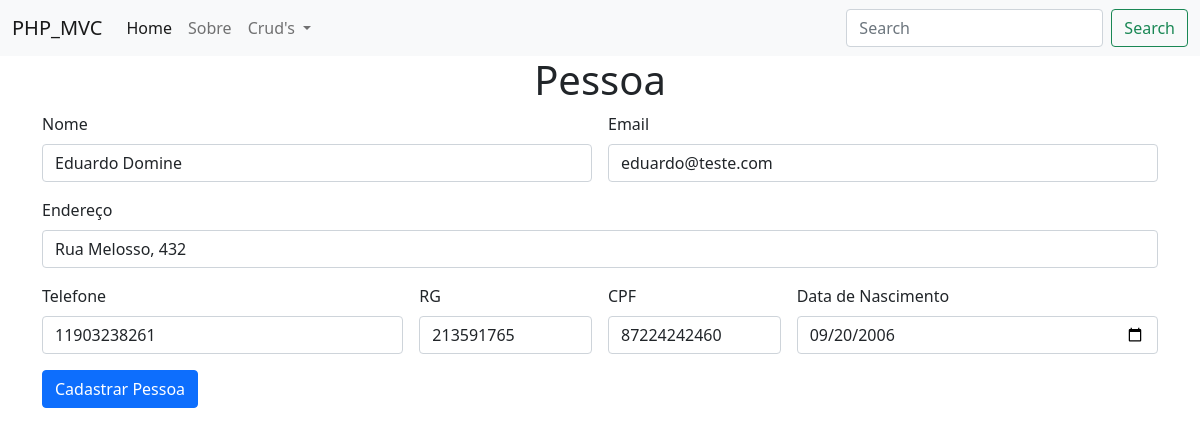
Screenshot of /pessoa/form?id=5 with the database file from the repository.
### tables this page shows
CREATE TABLE `pessoa` (
  `id` int NOT NULL AUTO_INCREMENT,
  `nome` varchar(150) NOT NULL,
  `email` varchar(150) NOT NULL,
  `endereco` varchar(150) NOT NULL,
  `telefone` varchar(20) NOT NULL,
  `cpf` char(11) NOT NULL,
  `rg` varchar(20) NOT NULL,
  `data_nascimento` date NOT NULL,
  PRIMARY KEY (`id`)
);

### Controller/PessoaController.php (called while the page is built, shortened)
<?php
    class PessoaController extends Controller {
        public static function form() {
            $model = new PessoaModel();
            if(isset($_GET['id'])) $model = $model->getById( (int) $_GET['id'] );
            include "./View/modules/Pessoa/form.php";
        }
    }

### index.php (called while the page is built, shortened)
<?php
    include "./rotas.php";

### DAO/MySQL.php (called while the page is built)
<?php
    class MySQL extends PDO {
        private $dsn = "mysql:host=localhost:3307;dbname=php_mvc";
        private $user = "root";
        private $pass = "bibi2835201819";
        public function __construct() {
            try {
                return parent::__construct(
                    $this->dsn,
                    $this->user,
                    $this->pass,
                    array(PDO::MYSQL_ATTR_INIT_COMMAND =>  "SET NAMES 'UTF8'")
                );
            } catch (Exception $err) {
                echo "[X] - Ocorreu um erro ao tentar se conectar ao banco de dados:<br><br>";
                echo $err;
            }
        }
    }

### Model/PessoaModel.php (called while the page is built, shortened)
<?php
    class PessoaModel {
        public function getById(int $id) {
            $dao = new PessoaDAO();
            $obj = $dao->getById($id);
            return ($obj) ? $obj : new PessoaModel();
        }
    }

### DAO/PessoaDAO.php (called while the page is built, shortened)
<?php
    class PessoaDAO {
        public $conexao;
        public function __construct()
        {
            include_once 'MySQL.php';
            $this->conexao = new MySQL();
        }
        function getById(int $id) {
            $sql = "SELECT * FROM Pessoa WHERE id = ?";
            $stmt = $this->conexao->prepare($sql);
            $stmt->bindValue(1, $id);
            $stmt->execute();
            return $stmt->fetchObject("PessoaModel");
        }
    }

### View/modules/Pessoa/form.php (the view, shortened to what this page needs)
<!DOCTYPE html>
<html lang="pt-br">
    <head>
        <?php include "./View/includes/css_config.php" ?>
    </head>
    <body>
      <header>
        <?php include "./View/includes/cabecalho.php" ?>
      </header>
      <section class="container">
        <center><h1>Pessoa</h1></center>
        <form action="/pessoa/form/save" method="POST" class="row g-3">
          <div class="col-md-6">
              <label class="form-label">Nome</label>
              <input name="name" type="text" value="<?= $model->nome ?>" class="form-control">
          </div>
          <div class="col-md-6">
            <label class="form-label">Email</label>
            <input name="email" type="email" value="<?= $model->email ?>" class="form-control">
          </div>
          <div class="col-12">
            <label class="form-label">Endereço</label>
            <input name="adress" type="text" value="<?= $model->endereco ?>" class="form-control" placeholder="Avenida Lins de Vasconcelos, 234">
          </div>
          <div class="col-md-4">
            <label class="form-label">Telefone</label>
            <input name="phone" type="text" value="<?= $model->telefone ?>" class="form-control">
          </div>
          <div class="col-md-2">
            <label class="form-label">RG</label>
            <input name="rg" type="text" value="<?= $model->rg ?>" class="form-control">
          </div>
          <div class="col-md-2">
            <label class="form-label">CPF</label>
            <input name="cpf" type="text" value="<?= $model->cpf ?>" class="form-control">
          </div>
          <div class="col-md-4">
            <label class="form-label">Data de Nascimento</label>
            <input name="date" type="date" value="<?= $model->data_nascimento ?>" class="form-control">
          </div>
          <div class="col-12">
            <button type="submit" class="btn btn-primary">Cadastrar Pessoa</button>
          </div>
        </form>
      </section>
    </body>
</html>

### rows the page displays
pessoa: name "Eduardo Domine", email "eduardo@teste.com", adress "Rua Melosso, 432", phone "11903238261", rg "213591765", cpf "87224242460", date "09/20/2006"
